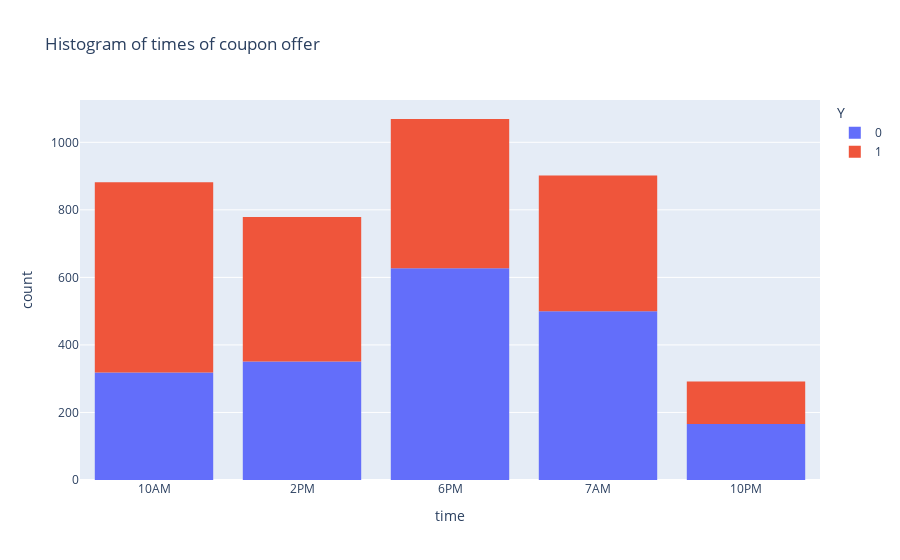

Notebook code for this chart:
### Markdown cell above
This is also a bit skewed, but it does seem that higher temperatures lead to higher acceptance

### Code cell
fig = px.histogram(coffee_coupon_data, x='time', color = 'Y', title = 'Histogram of times of coupon offer')
fig.show()
coffee_coupon_data.groupby('time')[['Y']].mean()

### Figure 1 — Plotly figure (JSON) as saved in the notebook; plotly's stock layout.template omitted (floating-point values rounded to 4 significant figures; data arrays with more than 128 entries replaced by an {"elided": "..."} marker saying what was removed)
{"data": [{"alignmentgroup": "True", "bingroup": "x", "hovertemplate": "Y=0<br>time=%{x}<br>count=%{y}<extra></extra>", "legendgroup": "0", "marker": {"color": "#636efa", "pattern": {"shape": ""}}, "name": "0", "offsetgroup": "0", "orientation": "v", "showlegend": true, "type": "histogram", "x": {"elided": "1962 str values"}, "xaxis": "x", "yaxis": "y"}, {"alignmentgroup": "True", "bingroup": "x", "hovertemplate": "Y=1<br>time=%{x}<br>count=%{y}<extra></extra>", "legendgroup": "1", "marker": {"color": "#EF553B", "pattern": {"shape": ""}}, "name": "1", "offsetgroup": "1", "orientation": "v", "showlegend": true, "type": "histogram", "x": {"elided": "1962 str values"}, "xaxis": "x", "yaxis": "y"}], "layout": {"barmode": "relative", "legend": {"title": {"text": "Y"}, "tracegroupgap": 0}, "title": {"text": "Histogram of times of coupon offer"}, "xaxis": {"anchor": "y", "domain": [0, 1], "title": {"text": "time"}}, "yaxis": {"anchor": "x", "domain": [0, 1], "title": {"text": "count"}}}}
